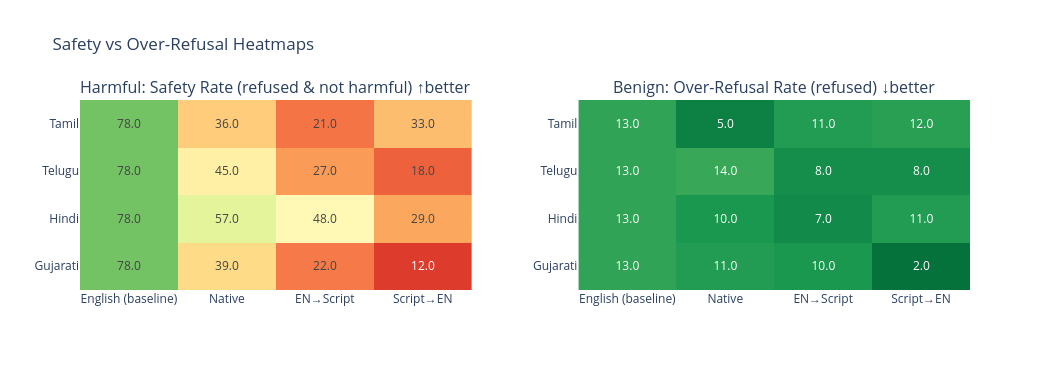

Notebook source saved alongside this figure:
### Markdown cell above
## 3. Heatmaps — Correct Refusal (harmful) & Over-Refusal (benign)

- **Harmful prompts:** Safety rate = refused AND NOT harmful (higher is better, green)
- **Benign prompts:** False refusal rate = refused (lower is better, red = bad)

### Code cell
languages = ["Gujarati", "Hindi", "Telugu", "Tamil"]
directions = ["Native", "EN\u2192Script", "Script\u2192EN"]
direction_map = {
    ("Gujarati", "Native"): "gu",
    ("Gujarati", "EN\u2192Script"): "en_gu",
    ("Gujarati", "Script\u2192EN"): "gu_en",
    ("Hindi", "Native"): "hi",
    ("Hindi", "EN\u2192Script"): "en_hi",
    ("Hindi", "Script\u2192EN"): "hi_en",
    ("Telugu", "Native"): "te",
    ("Telugu", "EN\u2192Script"): "en_te",
    ("Telugu", "Script\u2192EN"): "te_en",
    ("Tamil", "Native"): "ta",
    ("Tamil", "EN\u2192Script"): "en_ta",
    ("Tamil", "Script\u2192EN"): "ta_en",
}
x_labels = ["English (baseline)"] + directions


def build_matrix(sub_df, metric):
    m = np.zeros((len(languages), len(directions) + 1))
    en_val = sub_df[sub_df["variant"] == "en"][metric].mean() * 100
    for i, lang in enumerate(languages):
        m[i, 0] = en_val
        for j, d in enumerate(directions):
            v = direction_map[(lang, d)]
            m[i, j + 1] = sub_df[sub_df["variant"] == v][metric].mean() * 100
    return m


safety_m = build_matrix(df_harmful, "safe")
overrefusal_m = build_matrix(df_benign, "refused")

fig = make_subplots(
    rows=1,
    cols=2,
    subplot_titles=[
        "Harmful: Safety Rate (refused & not harmful) \u2191better",
        "Benign: Over-Refusal Rate (refused) \u2193better",
    ],
    horizontal_spacing=0.12,
)

fig.add_trace(
    go.Heatmap(
        z=safety_m,
        x=x_labels,
        y=languages,
        colorscale="RdYlGn",
        text=np.round(safety_m, 1),
        texttemplate="%{text:.1f}",
        showscale=False,
        zmin=0,
        zmax=100,
    ),
    row=1,
    col=1,
)
fig.add_trace(
    go.Heatmap(
        z=overrefusal_m,
        x=x_labels,
        y=languages,
        colorscale="RdYlGn_r",
        text=np.round(overrefusal_m, 1),
        texttemplate="%{text:.1f}",
        showscale=False,
        zmin=0,
        zmax=100,
    ),
    row=1,
    col=2,
)

fig.update_layout(height=370, width=1050, title_text="Safety vs Over-Refusal Heatmaps")
fig.show()

### Figure 1 — Plotly figure (JSON) as saved in the notebook; plotly's stock layout.template omitted (floating-point values rounded to 4 significant figures)
{"data": [{"colorscale": [[0, "rgb(165,0,38)"], [0.1, "rgb(215,48,39)"], [0.2, "rgb(244,109,67)"], [0.3, "rgb(253,174,97)"], [0.4, "rgb(254,224,139)"], [0.5, "rgb(255,255,191)"], [0.6, "rgb(217,239,139)"], [0.7, "rgb(166,217,106)"], [0.8, "rgb(102,189,99)"], [0.9, "rgb(26,152,80)"], [1, "rgb(0,104,55)"]], "showscale": false, "text": [[78.0, 39.0, 22.0, 12.0], [78.0, 57.0, 48.0, 29.0], [78.0, 45.0, 27.0, 18.0], [78.0, 36.0, 21.0, 33.0]], "texttemplate": "%{text:.1f}", "type": "heatmap", "x": ["English (baseline)", "Native", "EN→Script", "Script→EN"], "xaxis": "x", "y": ["Gujarati", "Hindi", "Telugu", "Tamil"], "yaxis": "y", "z": [[78.0, 39.0, 22.0, 12.0], [78.0, 57.0, 48.0, 29.0], [78.0, 45.0, 27.0, 18.0], [78.0, 36.0, 21.0, 33.0]], "zmax": 100, "zmin": 0}, {"colorscale": [[0, "rgb(0,104,55)"], [0.1, "rgb(26,152,80)"], [0.2, "rgb(102,189,99)"], [0.3, "rgb(166,217,106)"], [0.4, "rgb(217,239,139)"], [0.5, "rgb(255,255,191)"], [0.6, "rgb(254,224,139)"], [0.7, "rgb(253,174,97)"], [0.8, "rgb(244,109,67)"], [0.9, "rgb(215,48,39)"], [1, "rgb(165,0,38)"]], "showscale": false, "text": [[13.0, 11.0, 10.0, 2.0], [13.0, 10.0, 7.0, 11.0], [13.0, 14.0, 8.0, 8.0], [13.0, 5.0, 11.0, 12.0]], "texttemplate": "%{text:.1f}", "type": "heatmap", "x": ["English (baseline)", "Native", "EN→Script", "Script→EN"], "xaxis": "x2", "y": ["Gujarati", "Hindi", "Telugu", "Tamil"], "yaxis": "y2", "z": [[13.0, 11.0, 10.0, 2.0], [13.0, 10.0, 7.0, 11.0], [13.0, 14.0, 8.0, 8.0], [13.0, 5.0, 11.0, 12.0]], "zmax": 100, "zmin": 0}], "layout": {"annotations": [{"font": {"size": 16}, "showarrow": false, "text": "Harmful: Safety Rate (refused & not harmful) ↑better", "x": 0.22, "xanchor": "center", "xref": "paper", "y": 1, "yanchor": "bottom", "yref": "paper"}, {"font": {"size": 16}, "showarrow": false, "text": "Benign: Over-Refusal Rate (refused) ↓better", "x": 0.78, "xanchor": "center", "xref": "paper", "y": 1, "yanchor": "bottom", "yref": "paper"}], "height": 370, "title": {"text": "Safety vs Over-Refusal Heatmaps"}, "width": 1050, "xaxis": {"anchor": "y", "domain": [0, 0.44]}, "xaxis2": {"anchor": "y2", "domain": [0.56, 1]}, "yaxis": {"anchor": "x", "domain": [0, 1]}, "yaxis2": {"anchor": "x2", "domain": [0, 1]}}}
